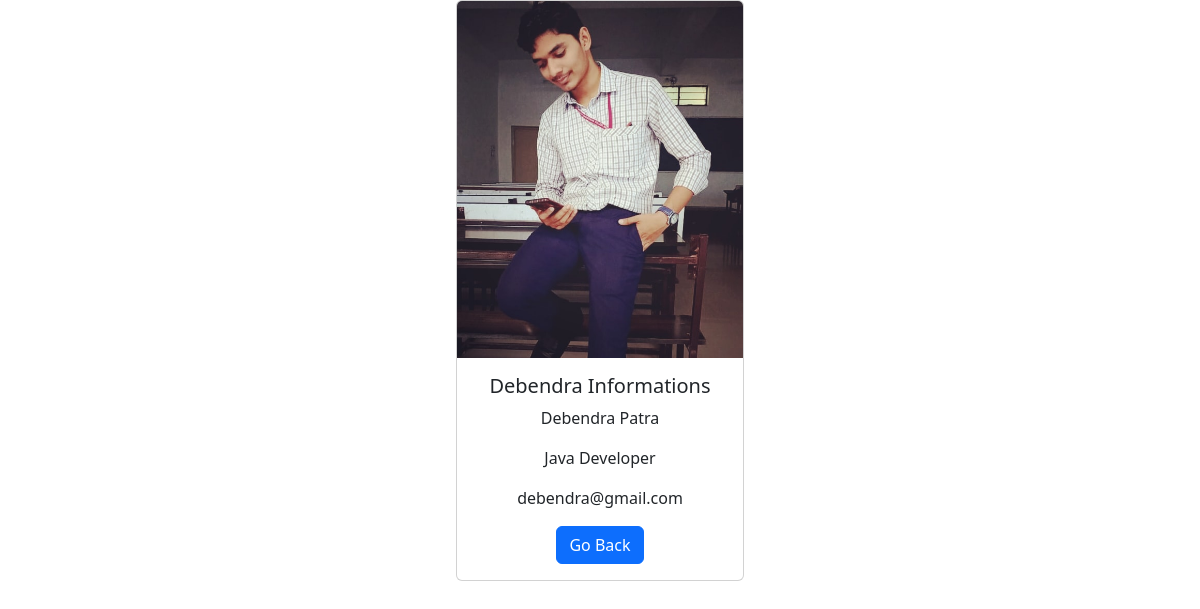
Page /showinformation/4/ on the committed database.
### employees/models.py (models this page shows, shortened)
class Employee (models.Model):
    first_name=models.CharField(max_length=50)
    last_name=models.CharField(max_length=50)
    photo=models.ImageField(upload_to='images/')
    degnination=models.CharField(max_length=100)
    email_address=models.EmailField(max_length=100, unique=True)

### employees/views.py (the view)
# urls.py: path('showinformation/<int:pk>/',ShowInformation, name='employee_information'),
def ShowInformation(request, pk):
    employee=Employee.objects.get(pk=pk)
    context={'employee':employee}
    return render(request, 'show_information.html', context)

### templates/show_information.html (shortened to what this page needs)
<!DOCTYPE html>
<html lang="en">
<head>
    <link href="https://cdn.jsdelivr.net/npm/bootstrap@5.3.3/dist/css/bootstrap.min.css" rel="stylesheet">
</head>
<body>
<center>
    <div class="card" style="width: 18rem;">
        <img src="{{employee.photo.url}}" class="card-img-top" alt="Employee Photo">
        <div class="card-body">
            <h5 class="card-title">{{employee.first_name}} Informations</h5>
            <p class="card-text">{{employee.first_name}} {{employee.last_name}}</p>
            <p class="card-text">{{employee.degnination}}</p>
            <p class="card-text">{{employee.email_address}}</p>
            <a href="{% url 'home' %}" class="btn btn-primary">Go Back</a>
        </div>
    </div>
</center>
</body>
</html>

### rows in the picture
Employee: photo (picture), first_name "Debendra", last_name "Patra", degnination "Java Developer", email_address "debendra@gmail.com"
